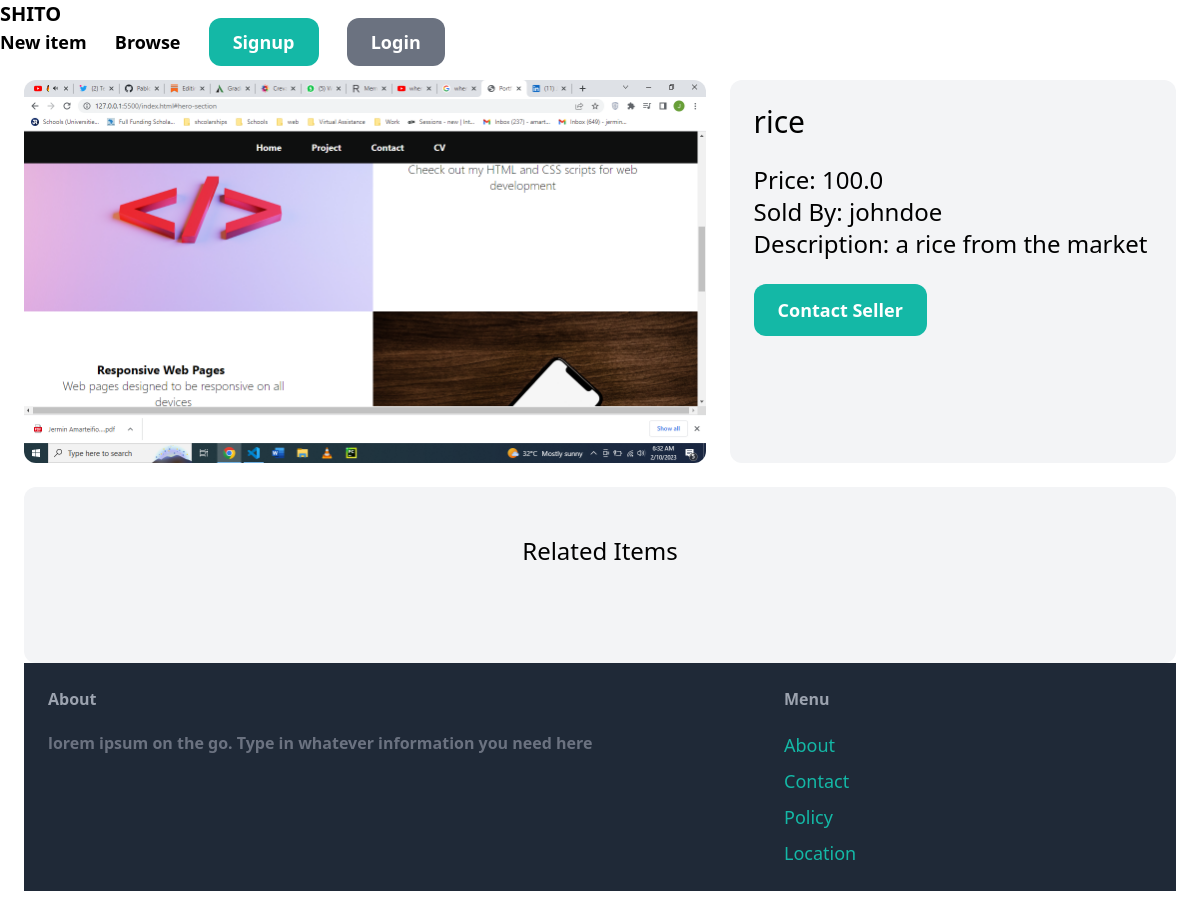
The app's page /item/3/ with its own data.
### item/models.py (models this page shows, shortened)
class Item(models.Model):
    category = models.ForeignKey(Category, related_name='items', on_delete=models.CASCADE)
    name = models.CharField(max_length=255)
    description = models.TextField(blank=True, null=True)
    price = models.FloatField()
    image = models.ImageField(upload_to='item_images', blank=True, null=True)
    is_sold = models.BooleanField(default=False)
    created_at = models.DateField(auto_now_add=True)
    created_by = models.ForeignKey(User, related_name='items', on_delete=models.CASCADE)

### item/views.py (the view)
# urls.py: path('<int:pk>/', views.detail, name='detail'),
def detail(request, pk):
    item = get_object_or_404(Item, pk=pk)
    related_items= Item.objects.filter(category=item.category, is_sold=False).exclude(pk=pk)[0:3]
    return render(request, 'item/detail.html',{
        'item': item,
        'related_items': related_items
    })

### item/templates/item/detail.html (shortened to what this page needs)
{% extends 'Spice/base.html' %}
{% block content %}
<div class= "grid grid-cols-5 gap-6">
    <div class="col-span-3">
        <img src="{{item.image.url}}" class="rounded-xl">
    </div>
    <div class="col-span-2 p-6 bg-gray-100 rounded-xl">
        <h1 class="mb-6 text-3xl">{{item.name}}</h1>
        <p class="text-2xl">Price: {{item.price}}</p>
        <p class="text-2xl">Sold By: {{item.created_by.username}}</p>
        {% if item.description %}
            <p class="text-2xl">Description: {{item.description}}</p>
        {% endif %}
        {% if request.user == item.created_by %}
            <div class= "mt-6 p-6 bg-white rounded-xl">
                <p> This item was created by you</p>
                <a href= {% url 'item:edit' item.id %} class= "inline-block mt-6 px-6 py-3 text-lg font-semibold bg-teal-500 text-white rounded-xl">Edit</a>
                <a href= {% url 'item:delete' item.id %} class= "inline-block mt-6 px-6 py-3 text-lg font-semibold bg-red-500 text-white rounded-xl">Delete</a>
            </div>
        {% else %}
            <a href= {% url 'conversation:new' item.id %} class="inline-block mt-6  px-6 py-3 text-lg rounded-xl font-semibold bg-teal-500 text-white hover:bg-teal-700"> Contact Seller</a>
        {% endif %}
    </div>
</div>
<div class= 'mt-6 px-6 py-12 bg-gray-100 rounded-xl'>
    <h2 class= 'mb-12 text-2xl text-center'>Related Items</h2>
{% endblock content %}

### records on screen
Item: image (picture), name "rice", price "100.0", created_by.username "johndoe", description "a rice from the market"
